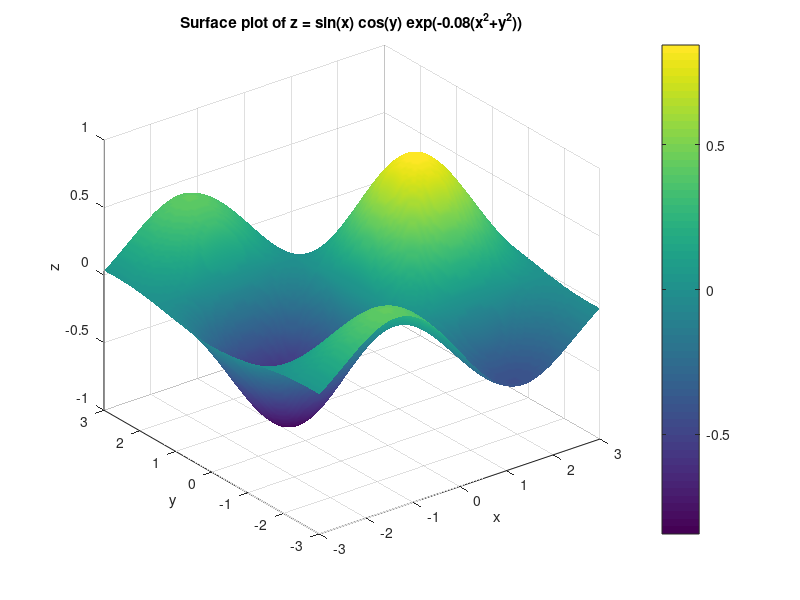
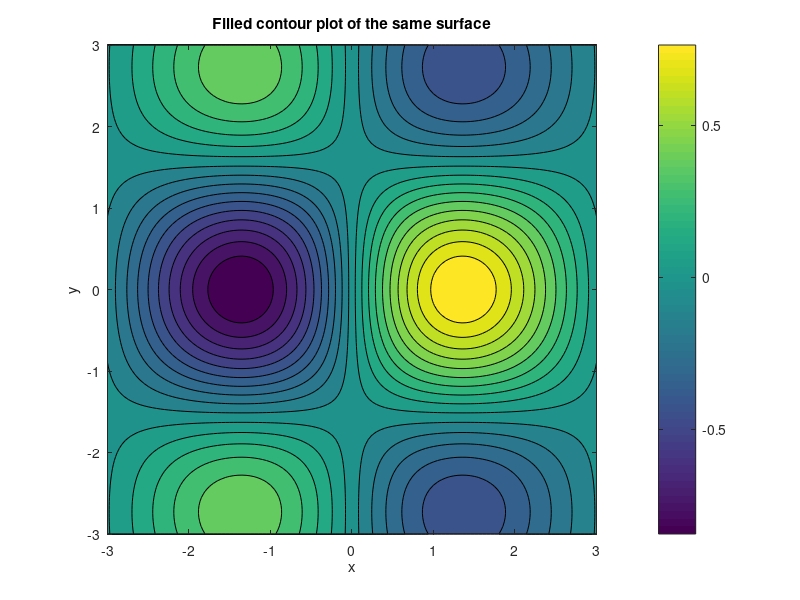

Write the MATLAB code that produced these figures, in order.
% MATH 346 - Week 4
% Possible worked solution - compare only after attempting the starter.
% Other correct implementations are possible.
% Surface and contour visualization checks

clear; clc; close all;

x = linspace(-3, 3, 121);
y = linspace(-3, 3, 121);
[X, Y] = meshgrid(x, y);

Z = sin(X).*cos(Y).*exp(-0.08*(X.^2 + Y.^2));

figure;
surf(X, Y, Z);
shading interp;
colorbar;
grid on;
xlabel("x");
ylabel("y");
zlabel("z");
title("Surface plot of z = sin(x) cos(y) exp(-0.08(x^2+y^2))");

figure;
contourf(X, Y, Z, 20);
colorbar;
axis equal tight;
xlabel("x");
ylabel("y");
title("Filled contour plot of the same surface");

[z_max, max_index] = max(Z(:));
[row, col] = ind2sub(size(Z), max_index);
x_max = X(row, col);
y_max = Y(row, col);

[z_min, min_index] = min(Z(:));
[row_min, col_min] = ind2sub(size(Z), min_index);
x_min = X(row_min, col_min);
y_min = Y(row_min, col_min);

fprintf("Approximate maximum: z = %.4f at x = %.3f, y = %.3f\n", ...
    z_max, x_max, y_max);
fprintf("Approximate minimum: z = %.4f at x = %.3f, y = %.3f\n", ...
    z_min, x_min, y_min);

fprintf("These locations depend on the grid spacing.\n");
